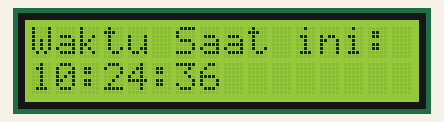
The sketch below on a simulated ESP8266 (NodeMCU). Shown: 16×2 character LCD. WiFi joins after 1.5 s; servers stay silent unless stated; network time is answered at once with the bench clock; the local clock reads 2024-03-15 10:24:30 at power-on unless the sketch sets it; what the sketch prints to the serial monitor is not drawn.

Above: at 6.7 s.
At 9.7 s:
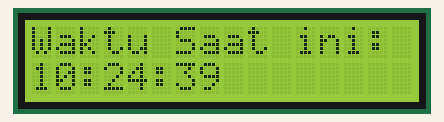
At 12.7 s:
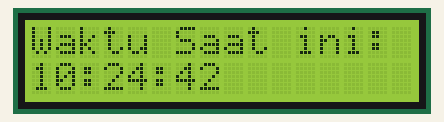
At 21.8 s:
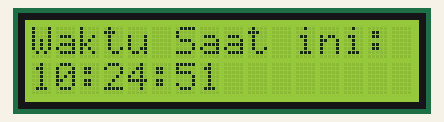
At 27.8 s:
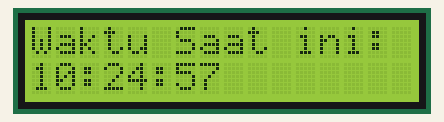
At 36.9 s:
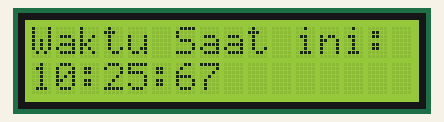

The sketch:

NTPESP_TEST.ino
```cpp
#include <ESP8266WiFi.h>
#include <NTPClient.h>
#include <WiFiUdp.h>
#include <TimeLib.h>
#include <LiquidCrystal_I2C.h>

const char* ssid      = "ISI SSID WiFi";
const char* password  = "ISI PASS WiFi";
const char* ntpServer = "id.pool.ntp.org";
const int   timezone  = 25200;

WiFiUDP ntpUDP;
NTPClient timeClient(ntpUDP, ntpServer, timezone, 60000);
LiquidCrystal_I2C lcd(0x27, 16, 2);
String formatUpdate;
String daystamp;
String timestamp;
int jam;
int menit;
int detik;
int hari;
int tanggal;
int bulan;
int tahun;

void wifi(){
  delay(10);
  WiFi.begin(ssid, password);
  while (WiFi.status() != WL_CONNECTED){
    delay(500);
    Serial.print(".");
  }
  Serial.println("Berhasil Terkoneksi dengan WiFi");
  Serial.print("Ip-Address : ");
  Serial.println(WiFi.localIP());
  lcd.setCursor(0,0);
  lcd.print("Terkoneksi!");
  lcd.setCursor(0,1);
  lcd.print(WiFi.localIP());
  delay(2000);
  lcd.clear();
}

void setup(){
  Serial.begin(115200);
  wifi();
  timeClient.begin();
  lcd.begin();
}

void loop(){
  delay(1000);
  timeClient.update();
  while(!timeClient.update()){
    timeClient.forceUpdate();
  }
  delay(1000);
  extractInfoNTP();
  convertionIndividual();
  SerialOut();
  ScreenOut();
}

void extractInfoNTP(){
  formatUpdate = timeClient.getFormattedTime();
  int splitT   = formatUpdate.indexOf("T");
  daystamp     = formatUpdate.substring(0, splitT);
  timestamp    = formatUpdate.substring(splitT+1, formatUpdate.length()-1);
  delay(1000);
}

void convertionIndividual(){
  time_t epochTime = timeClient.getEpochTime();
  struct tm *ptm = gmtime(&epochTime);
  jam = ptm->tm_hour;
  menit = ptm->tm_min;
  detik = ptm->tm_sec;
  hari = ptm->tm_wday;
  tanggal = ptm->tm_mday;
  bulan = ptm->tm_mon + 1;
  tahun = ptm->tm_year + 1900;
}

void SerialOut(){
  Serial.print("Waktu saat ini:");
  Serial.println(timestamp);
  Serial.print("Hari saat ini: ");
  Serial.println(daystamp);
}

void ScreenOut(){
  lcd.setCursor(0,0);
  lcd.print("Waktu Saat ini:");
  lcd.setCursor(0,1);
  lcd.print(jam);
  lcd.print(":");
  lcd.print(menit);
  lcd.print(":");
  lcd.print(detik);
}
```

Measured:
- what the display in image 0 shows lasts 3.1 s, from 6.6 s to 9.7 s
